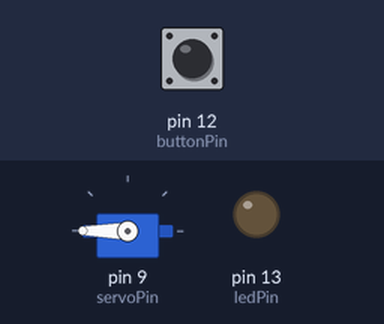
The sketch below on a simulated Arduino Uno, built with avr-gcc and run on an emulated ATmega328P. Shown: servo, output pins drawn as LEDs (lit = HIGH). The inputs (shaded band) are chosen by the test bench; at power-on: pin 12 (buttonPin) HIGH.

Above: at 2.2 s.
2.3 s: pin 12 (buttonPin) pulled LOW for 0.15 s
At 2.7 s:
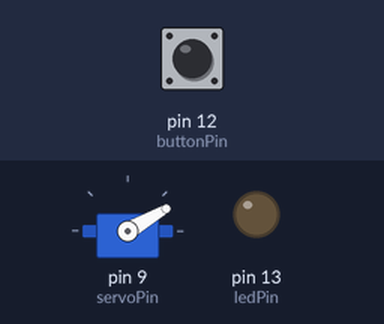
Timing chart, 0 to 5.3 s (numbered marks = the images above; inputs shaded):
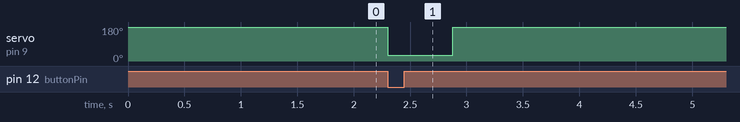

Measured:
- after the input at 2.3 s, servo on pin 9 (servoPin): 180° → 30° at once, → 180° 0.58 s later

The sketch:

CatFeeder-1.2.ino
```cpp
#include <Servo.h>
// Cat Feeder Version 1.2

Servo myservo;

const int servoPin = 9;
const int buttonPin = 12;
const int ledPin = 13;

void setup() {
  myservo.attach(servoPin);
  pinMode(buttonPin, INPUT);
  digitalWrite(buttonPin, HIGH);
  pinMode(ledPin, OUTPUT);
  digitalWrite(ledPin, LOW);
  myservo.write(180);
  delay(1000);
  myservo.detach();
}

void loop() {
  int buttonVal = digitalRead(buttonPin);
  if(buttonVal == LOW) {
    myservo.attach(servoPin);
    myservo.write(30);
    delay(575);
    myservo.write(180);
    delay(1500);
    myservo.detach();
    delay(5000);
  }
  delay(13);
}
```
